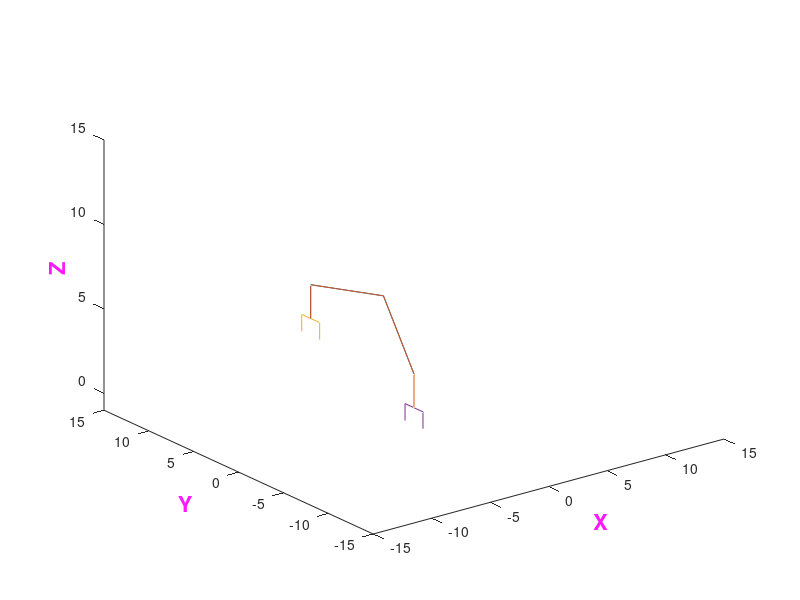

Write the MATLAB code that produced this figure. (Note: this script raises an error after producing the figure.)

clear all;

%% ************************  I N I T I A L I S E  *************************
on = 1;
off = 0;

%P L O T 3D
x_max = 15;
x_min = -15;
y_max = 15;
y_min = -15;
z_max = 15;
z_min = -1;


% will save every frame of motion for i in figure(1) as a img_counter.jpg
save_images = off;
img_counter = 0;

% I N V E R S E
show_P2 = off;      % point 2
show_P3 = off;      % point 3
show_E_set = on;    % point 4
show_a = on;        % angles
show_E_frame = off; % not finished

% F O R W A R D
show_P3F = off;
show_E = on;

% O F F S E T S
q_offset = zeros(7,1);
q_offset(1) = -90;
q_offset(4) = -90;
q_offset(5) = -90;



% origin
x0 = 0;
y0 = 0;
z0 = 0;

L01 = 2;
L23 = 5;
L45 = 5;
L67 = 2;

T07_set = zeros(4,4);

% capture points touched by E
capture_x = [1];
capture_y = [1];
capture_z = [1];
counter = 1;

%%
for i = -5: 0.1 : 5;
%% **************************  S E T   E(x,y,z)  **************************
    % loop over i to animate kinematics
    
    % vector from 0 to desi red endofactor position
    Ex = i;
    Ey = -i;
    Ez = 5;
    r0E = [Ex ; Ey ; Ez; 1];
    
    % oreintation of endofactor relative to frame {0}
    %e.g. | 1 0 0 | will align {0} and {7}
    %     | 0 1 0 |
    %     | 0 0 1 |
    about_x = 180;
    about_y = 0;
    about_z = 0;
    R07_aboutx = [ 1 0 0 ; 0 cosd(about_x) -sind(about_x) ; 0 sind(about_x) cosd(about_x) ];
    R07_abouty = [ cosd(about_y) 0 sind(about_y) ; 0 1 0 ; -sind(about_y)  0 cosd(about_y) ];
    R07_aboutz = [ cosd(about_z) -sind(about_z) 0 ; sind(about_z) cosd(about_z) 0 ; 0 0 1 ];
    R07 = R07_aboutx*R07_abouty*R07_aboutz;
    
    %  fill T07_set
    for k = 1:3
        for j = 1:3
            T07_set(k,j) = R07(k,j);
        end
        T07_set(k,4) = r0E(k);
    end
        
%% ****************************   G E T  P3   *****************************
    
    % vector from E to P3 in frame {7} the wrist
    % projetion back along z7 to get P3 in frame {7}
    rEP3_7 = [0; 0; -L67; 1] ;
    
    % then translate into frame {0} to get vector from 0 to P3 in {0}
    r0P3 = T07_set*rEP3_7;
    P3 = [r0P3(1) ; r0P3(2) ; r0P3(3) ; 1];
        
%% ****************************  G E T   q 1  *****************************
    
    % rotate q1 s.t. x1 aligns with P3, in {0}
    q1 = atan2d(P3(2), P3(1)) + q_offset(1);
    
    % Transform {0} to {1} about Z z1
    T01 = [ -sind(q1) -cosd(q1) 0 0 ; cosd(q1) -sind(q1) 0 0 ; 0 0 1 L01 ; 0 0 0 1];
    
    % point 01 locaiton in {0}
    P1 = [T01(1,4) ; T01(2,4) ; T01(3,4); 1];
        
%% ****************************  G E T   q 2  *****************************
    
    %Move everything to frame {1}
    P1_1 = T01\P1;
    P3_1 = T01\P3;
    
    %distance P1 to P3
    h = ((P3_1(1))^2 + (P3_1(3))^2)^0.5;
    theta_01 = atan2d(P3_1(3) , P3_1(1));
    theta_02 = acosd((h/2)/L23);
    
    % elbow up
    q2 = theta_01 + theta_02;
       
%% ****************************  G E T   q 3  *****************************
    % set a3.... becaues I dont know what else to do
    q3 = 0;
    
%% ****************************  G E T   q 4  *****************************
    % Transform 0 to 3
    T12 = [-sind(q2) -cosd(q2) 0 0 ; 0 0 -1 0 ; cosd(q2) -sind(q2)  0 0 ; 0 0 0 1];
    T23 = [cosd(q3) -sind(q3) 0 0 ; 0 0 -1 -L23 ; sind(q3) cosd(q3) 0 0 ; 0 0 0 1];
    T03 = T01*T12*T23;
    
    % get P2 in {1}
    P2 = [ T03(1,4); T03(2,4); T03(3,4); 1];
    P2_1 = T01\P2;
    
    q4 = q_offset(4) - 2*theta_02;
    
    T34 = [sind(q4) cosd(q4) 0 0 ; 0 0 1 0 ; cosd(q4) -sind(q4) 0 0 ; 0 0 0 1];
    T04 = T03*T34;
        
%% ************************  G E T   q 5 6 and 7  *************************
    
    r0E_4 = T04\r0E;
    q5 = q_offset(5)+atan2d(r0E_4(1), r0E_4(3));
    T45 = [cosd(q5) -sind(q5) 0 0; 0 0 1 L45 ; -sind(q5) -cosd(q5) 0 0 ; 0 0 0 1 ];
    
    % need T47
    T47 = T04\T07_set;
        
%   T57 =   
%   [ -c7*s6,  s6*s7, c6, L67*c6]
%   [     s7,     c7,  0,      0]
%   [  c6*c7, -c6*s7, s6, L67*s6]
%   [      0,      0,  0,      1]
%     
    T05 = T04*T45;
    T57 = T05\T07_set;
    q6 = atan2d(T57(3,3), T57(1,3));
   
    T56 = [-sind(q6) -cosd(q6) 0 0; 0 0 1 0 ; cosd(q6) -sind(q6) 0 0 ; 0 0 0 1 ];
    T67 = (T45*T56)\T47;
    % T67 =
    % [ c7, -s7,  0,    0]
    % [  0,   0, -1, -L67]
    % [ s7,  c7,  0,    0]
    % [  0,   0,  0,    1]
    
    q7 = atan2d(T67(3,1),T67(1,1));
        
%% ******************  T R A N S F O R M     M A T R I X  *****************
    
    % Transform 0 to 1 about Z z1
    T01 = [ -sind(q1) -cosd(q1) 0 0 ; cosd(q1) -sind(q1) 0 0 ; 0 0 1 L01 ; 0 0 0 1];
    
    % Transform 1 to 2 about -y1 z2
    T12 = [-sind(q2) -cosd(q2) 0 0 ; 0 0 -1 0 ; cosd(q2) -sind(q2)  0 0 ; 0 0 0 1];
    T02 = T01*T12;
    
    % Transform 2 to 3 about y2 z3
    T23 = [cosd(q3) -sind(q3) 0 0 ; 0 0 -1 -L23 ; sind(q3) cosd(q3) 0 0 ; 0 0 0 1];
    T03 = T02*T23;
    
    % Transform 3 to 4 about -y3 z4
    T34 = [sind(q4) cosd(q4) 0 0 ; 0 0 1 0 ; cosd(q4) -sind(q4) 0 0 ; 0 0 0 1];
    T04 = T03*T34;
    %
    % Transform 4 to 5 about y4 z5
    T45 = [cosd(q5) -sind(q5) 0 0; 0 0 1 L45 ; -sind(q5) -cosd(q5) 0 0 ; 0 0 0 1 ];
    T05 = T04*T45;
    
    % Transform 5 to 6 about -y5 z6
    T56 = [-sind(q6) -cosd(q6) 0 0; 0 0 1 0 ; cosd(q6) -sind(q6) 0 0 ; 0 0 0 1 ];
    T06 = T05*T56;
    
    % Transform 6 to 7 about y6 z7
    T67 = [ cosd(q7) -sind(q7) 0 0; 0 0 -1 -L67 ; sind(q7) cosd(q7) 0 0 ; 0 0 0 1 ];
    T07 = T06*T67;
       
%% ************  O B T A I N    J O I N T    L O C A T I O N S  ***********
    
    % origin
    x0 = 0;
    y0 = 0;
    z0 = 0;
    
    % joint 01 locaiton
    x1 = T01(1,4);
    y1 = T01(2,4);
    z1 = T01(3,4);
    
    % joint 02 locaiton
    x2 = T03(1,4);
    y2 = T03(2,4);
    z2 = T03(3,4);
    
    % joint 03 locaiton
    x3 = T05(1,4);
    y3 = T05(2,4);
    z3 = T05(3,4);
    
    % endofactor locaiton (gripper 01)
    x4 = T07(1,4);
    y4 = T07(2,4);
    z4 = T07(3,4);
    
    %Forward link possition from invers angles
    x_pos = [x0,x1,x2,x3,x4];
    y_pos = [y0,y1,y2,y3,y4];
    z_pos = [z0,z1,z2,z3,z4];
        
%% ********************  R E N D E R   G R I P P E R S  *******************
    % Gripper 02
    RG = [1 0 0 0; 0 1 0 -1; 0 0 1 1 ; 0 0 0 1];
    TG = T07*RG;
    GLx3 = TG(1,4);
    GLy3 = TG(2,4);
    GLz3 = TG(3,4);
    
    RG = [1 0 0 0; 0 1 0 -1; 0 0 1 0 ; 0 0 0 1];
    TG = T07*RG;
    GLx0 = TG(1,4);
    GLy0 = TG(2,4);
    GLz0 = TG(3,4);
    
    RG = [1 0 0 0; 0 1 0 1; 0 0 1 0 ; 0 0 0 1];
    TG = T07*RG;
    GLx1 = TG(1,4);
    GLy1 = TG(2,4);
    GLz1 = TG(3,4);
    
    RG = [1 0 0 0; 0 1 0 1; 0 0 1 1 ; 0 0 0 1];
    TG = T07*RG;
    GLx2 = TG(1,4);
    GLy2 = TG(2,4);
    GLz2 = TG(3,4);
    
    G2x_pos = [GLx3 GLx0 GLx1 GLx2];
    G2y_pos = [GLy3 GLy0 GLy1 GLy2];
    G2z_pos = [GLz3 GLz0 GLz1 GLz2];
    
    % Gripper 01
    G1x_pos = [0 0 0 0];
    G1y_pos = [1 1 -1 -1];
    G1z_pos = [-1 0 0 -1];
    
    %Points 1 - E to check against
    r03x = [P1(1) , P2(1), P3(1), Ex];
    r03y = [P1(2) , P2(2), P3(2), Ey];
    r03z = [P1(3) , P2(3), P3(3), Ez];
        
%% **********************  D R A W    T H E    B O T  *********************
    pause(0.001) % delay render so its clear
    figure(1);
    plot3(r03x,r03y,r03z, x_pos,y_pos,z_pos, G2x_pos,G2y_pos,G2z_pos, G1x_pos,G1y_pos,G1z_pos,capture_x,capture_y,capture_z);
    axis([x_min,x_max,y_min,y_max,z_min,z_max])
    xlabel('X','fontsize',16,'fontweight','bold','color',[1 .1 1])
    ylabel('Y','fontsize',16,'fontweight','bold','color',[1 .1 1])
    zlabel('Z','fontsize',16,'fontweight','bold','color',[1 .1 1])
    
    
    % show desired Endofactor location
    if show_E_set == on
        label_pos_P3 = ['POINT TO TRACK:', sprintf('\nEx= '), num2str(round(Ex,2)), sprintf('\nEy= '), num2str(round(Ey,2)), sprintf('\nEz= '), num2str(round(Ez,2)), ''];
        text(x_min+1,y_max-1,z_max-2, label_pos_P3)
    end
    
    % show Endefactor possition FORWARD
    if show_E == on
        label_pos_E = ['    FEx= ', num2str(round(x4,2)), sprintf('\n    FEy= '), num2str(round(y4,2)), sprintf('\n    FEz= '), num2str(round(z4,2)), ''];
        text(x4,y4,z4, label_pos_E)
    end
    
    % show P3 from FORWARD
    if show_P3F == on
        label_pos_P3F = ['    Fx3= ', num2str(round(x3,2)), sprintf('\n    Fy3= '), num2str(round(y3,2)), sprintf('\n    Fz3= '), num2str(round(z3,2)), ''];
        text(x3,y3,z3, label_pos_P3F)
    end
    
    % show point 2 INVERSE
    if show_P2 == on
        label_pos_P2 = ['    Ix2= ', num2str(round(P2(1),2)), sprintf('\n    Iy2= '), num2str(round(P2(2),2)), sprintf('\n    Iz2= '), num2str(round(P2(3),2)), ''];
        text(P2(1),P2(2),P2(3), label_pos_P2)
    end
    
    % show point 3 from INVERSE
    if show_P3 == on
        label_pos_P3 = ['    Ix3= ', num2str(round(P3(1),2)), sprintf('\n    Iy3= '), num2str(round(P3(2),2)), sprintf('\n    Iz3= '), num2str(round(P3(3),2)), ''];
        text(P3(1),P3(2),P3(3), label_pos_P3)
    end
    
    % show E frame rotation matrix relative to {0} NOT SET YET
    if show_E_frame == on
        label_angles = [sprintf('ANGLES:\nq1 = '), num2str(round(q1,2)), sprintf('\nq2 = '), num2str(round(q2,2)), sprintf('\nq3 = '), num2str(round(q3,2)),sprintf('\nq4 = '), num2str(round(q4,2)), sprintf('\nq5 = '), num2str(round(q5,2)), sprintf('\nq6 = '), num2str(round(q6,2)),sprintf('\nq7 = '), num2str(round(q7,2))];
        text(-19,19,8,label_angles);
    end
    
    % show q1-7 values top left corner from INVERSE
    if show_a == on
        label_angles = [sprintf('ANGLES:\nq1 = '), num2str(round(q1,2)), sprintf('\nq2 = '), num2str(round(q2,2)), sprintf('\nq3 = '), num2str(round(q3,2)),sprintf('\nq4 = '), num2str(round(q4,2)), sprintf('\nq5 = '), num2str(round(q5,2)), sprintf('\nq6 = '), num2str(round(q6,2)),sprintf('\nq7 = '), num2str(round(q7,2))];
        text(x_min+1,y_max-1,z_max-9,label_angles);
    end
    
    %save figure(1) of robot motion for gif creation
    if save_images == on
        lable_for_plot = [num2str(img_counter),'.jpg'];
        saveas(1, lable_for_plot);
        img_counter = img_counter + 1;
    end
            
    capture_x(counter) = T07(1,4);
    capture_y(counter) = T07(2,4);   
    capture_z(counter) = T07(3,4);
    counter =counter + 1;
    
end

%% E N D    I N V E R S E
%% JUNK

% figure(2);
% plot(x_pos,y_pos);
%
% figure(12);
% plot(x_pos,z_pos);




